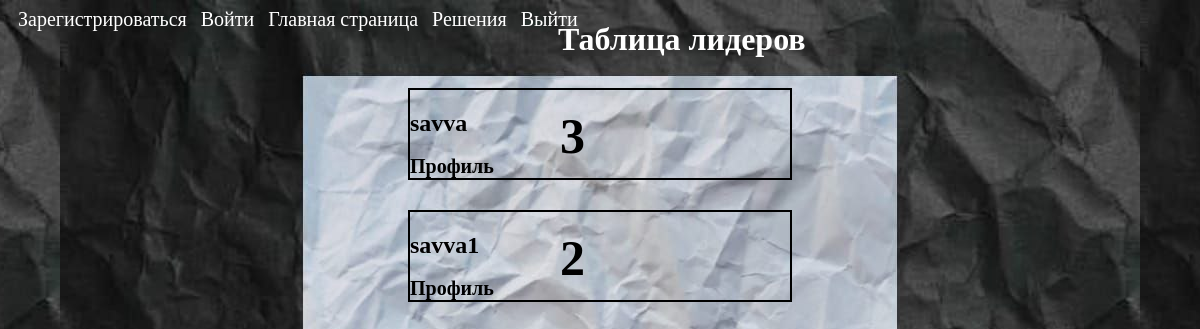
The app's page /leaderboard with its own data.
### models.py (models this page shows, shortened)
class User(SqlAlchemyBase, UserMixin, SerializerMixin):
    __tablename__ = 'users'
    id = Column(Integer, primary_key=True, autoincrement=True)
    name = Column(String, nullable=True)
    email = Column(String, index=True, unique=True, nullable=True)
    hashed_password = Column(String, nullable=True)
    score = Column(String, nullable=True)
    created_date = Column(DateTime, default=datetime.datetime.now)
    tasks = orm.relationship("Tasks", back_populates='user')
    contests = orm.relationship("Contests", back_populates='user')
    solutions = orm.relationship('Solutions', back_populates='user', lazy='subquery')

### app.py (the view)
@app.route('/leaderboard')
def leaderboard():
    db_sess = db_session.create_session()
    users = db_sess.query(User).order_by(User.score.desc())
    return render_template("leaderboard.html", users=users)

### db_session.py (called while the page is built)
def create_session() -> Session:
    global __factory
    return __factory()

### templates/leaderboard.html (shortened to what this page needs)
<!doctype html>
<html lang="en">
<head>
	<link href = "/static/css/leaderboard.css" rel = "stylesheet" type="text/css" media="all">
</head>
<body>
    <header>
    	<nav>
        {% if current_user.is_authenticated %}
        <a style="color: white; text-decoration: none; font-size: 20px" href="/user/{{ current_user.id }}">{{ current_user.name }}</a>
        {% else %}
        <a style="color: white; text-decoration: none; font-size: 20px; margin-left: 10px" href="/register">Зарегистрироваться</a>
        <a style="color: white; text-decoration: none; font-size: 20px; margin-left: 10px" href="/login">Войти</a>
        {% endif %}
        <a style="color: white; text-decoration: none; font-size: 20px; margin-left: 10px" href="/">Главная страница</a>
        <a style="color: white; text-decoration: none; font-size: 20px; margin-left: 10px" href="/solutions">Решения</a>
        <a style="color: white; text-decoration: none; font-size: 20px; margin-left: 10px" href="/logout">Выйти</a>
        </nav>
	</header>
    <h1 id="title">Таблица лидеров</h1>
    {% for user in users %}
    <div class="table">
        <h2>{{user.name}}</h2>
        <div style="margin-left: 150px">
            <p style="font-size: 50px; margin-top: -50px; margin-bottom: -10px; font-weight: bold">{{user.score}}</p>
        </div>
        <div>
            <a style="font-size: 20px; text-decoration: none; color: black; font-weight: bold" href="/user/{{ user.id }}">
                Профиль
            </a>
        </div>
    </div>
    {% endfor %}
</body>
</html>

### static/css/leaderboard.css (style rules this page uses)
body { background-image: url("leaderboard.jpg"); background-position: top; }
.table { border: 2px solid black; margin-left: 400px; margin-top: 30px; margin-right: 400px; }
#title { margin-left: 550px; margin-top: -10px; color: #ffffff; }

### records on screen
User: name "savva", score "3"
User: name "savva1", score "2"
